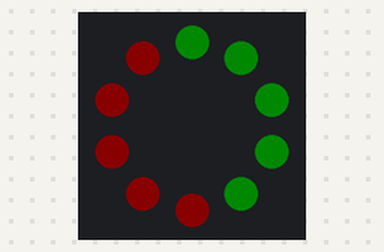
A program run on a simulated Circuit Playground running CircuitPython. Shown: the board's ring of 10 RGB LEDs (number 0 left of the top, counting anticlockwise). Dim RGB values are drawn brighter than linear.

Above: at 0.1 s.
At 1.1 s:
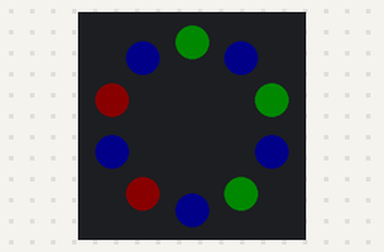

Measured:
- what the display in image 1 shows lasts 1.0 s, from 1.0 s to 2.0 s

The program:

loops-for-with-range.py
```python
from adafruit_circuitplayground.express import cpx
import time

while True:
    # notice that ranges in python don't include the last number
    # this will go 0, 1, 2, 3, 4
    for pixel in range(0, 5):
        cpx.pixels[pixel] = (10,0,0)
    # this will go 5, 6, 7, 8, 9
    for pixel in range(5, 10):
        cpx.pixels[pixel] = (0,10,0)

    time.sleep(1)

    # you can include your step in a range
    # this will go 0, 2, 4, 6, 8
    for pixel in range(0, 10, 2):
        cpx.pixels[pixel] = (0,0,10)

    time.sleep(1)
```
